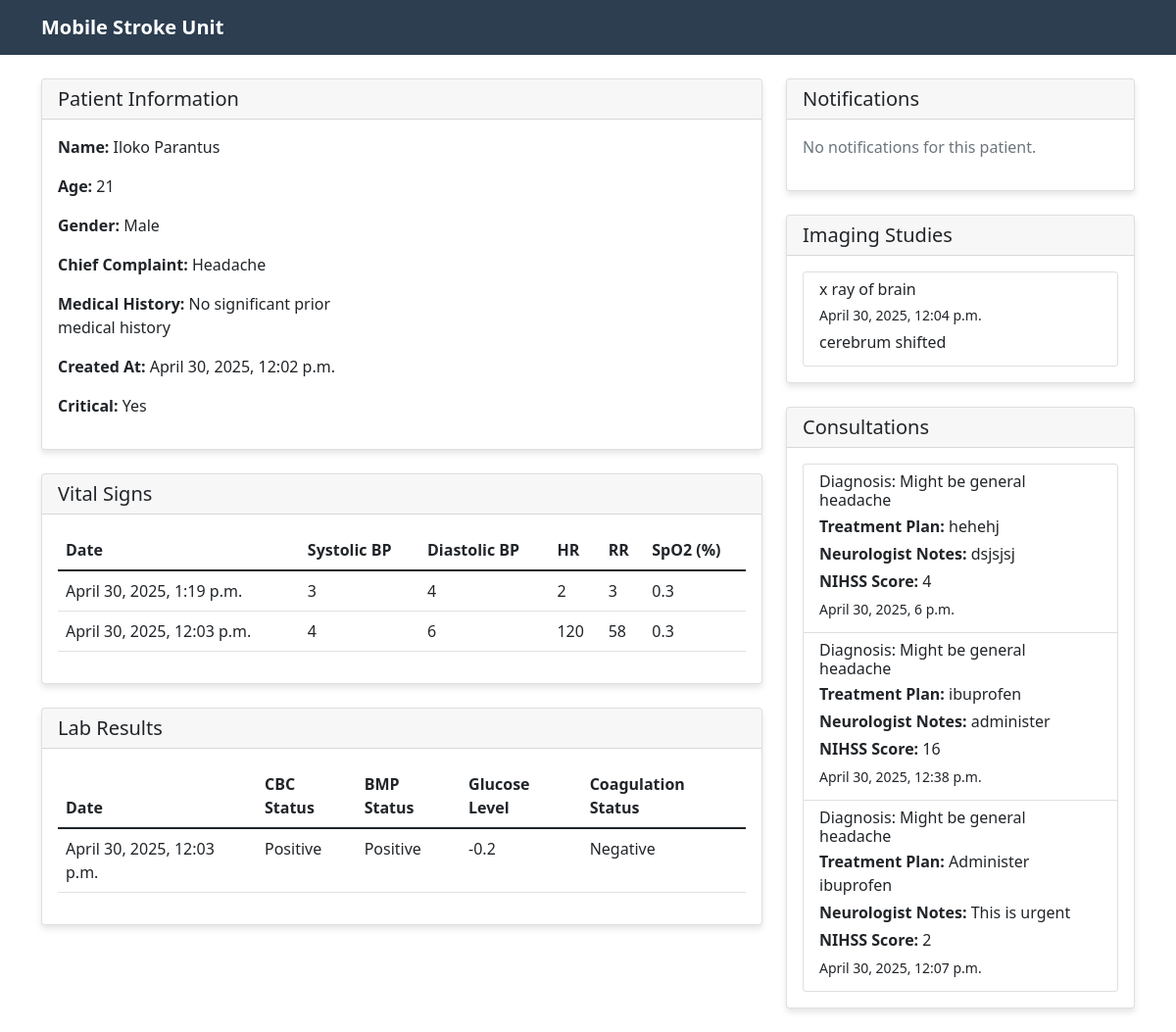
The page /core/patient/2/ on the database its author committed.
### core/models.py (models this page shows, shortened)
class Patient(models.Model):
    name = models.CharField(max_length=100)
    age = models.IntegerField(validators=[MinValueValidator(0), MaxValueValidator(150)])
    SEX_CHOICES = [
        ('M', 'Male'),
        ('F', 'Female'),
    ]
    sex = models.CharField(max_length=1, choices=SEX_CHOICES)
    chief_complaint = models.TextField()
    medical_history = models.TextField()
    created_at = models.DateTimeField(auto_now_add=True)
    is_critical = models.BooleanField(default=False)

class VitalSigns(models.Model):
    patient = models.ForeignKey(Patient, on_delete=models.CASCADE, related_name='vital_signs')
    systolic_bp = models.IntegerField()
    diastolic_bp = models.IntegerField()
    heart_rate = models.IntegerField()
    respiratory_rate = models.IntegerField()
    oxygen_saturation = models.DecimalField(max_digits=4, decimal_places=1)
    timestamp = models.DateTimeField(auto_now_add=True)

class LabResults(models.Model):
    patient = models.ForeignKey(Patient, on_delete=models.CASCADE, related_name='lab_results')
    cbc_status = models.CharField(max_length=50)
    bmp_status = models.CharField(max_length=50)
    glucose_level = models.DecimalField(max_digits=5, decimal_places=1, null=True, blank=True)
    coagulation_status = models.CharField(max_length=50)
    timestamp = models.DateTimeField(auto_now_add=True)

class ImagingStudy(models.Model):
    patient = models.ForeignKey(Patient, on_delete=models.CASCADE, related_name='imaging_studies')
    study_type = models.CharField(max_length=50)
    findings = models.TextField()
    image_url = models.URLField(null=True, blank=True)
    timestamp = models.DateTimeField(auto_now_add=True)

class Consultation(models.Model):
    patient = models.ForeignKey(Patient, on_delete=models.CASCADE, related_name='consultations')
    diagnosis = models.CharField(max_length=200)
    treatment_plan = models.TextField()
    neurologist_notes = models.TextField()
    timestamp = models.DateTimeField(auto_now_add=True)
    NIHSS_score = models.IntegerField(validators=[MinValueValidator(0), MaxValueValidator(42)])

### core/views.py (the view)
# urls.py: path('patient/<int:pk>/', views.PatientDetailView.as_view(), name='patient-detail'),
class PatientDetailView(DetailView):
    model = Patient
    template_name = 'core/patient_detail.html'
    def get_context_data(self, **kwargs):
        context = super().get_context_data(**kwargs)
        patient = self.get_object()
        context['role'] = self.request.session.get('role')
        context['vitals'] = patient.vital_signs.all().order_by('-timestamp')
        context['labs'] = patient.lab_results.all().order_by('-timestamp')
        context['imaging_studies'] = patient.imaging_studies.all().order_by('-timestamp')
        context['consultations'] = patient.consultations.all().order_by('-timestamp')
        context['notifications'] = patient.notifications.filter(is_read=False)
        context['vital_signs_form'] = VitalSignsForm()
        context['lab_results_form'] = LabResultsForm()
        context['imaging_study_form'] = ImagingStudyForm()
        context['consultation_form'] = ConsultationForm()
        return context

### core/templates/core/patient_detail.html (shortened to what this page needs)
{% extends 'core/base.html' %}
{% block content %}
<div class="row">
    <div class="col-md-8">
        <div class="card mb-4">
            <div class="card-header">
                <h5 class="card-title mb-0">Patient Information</h5>
            </div>
            <div class="card-body">
                <div class="row">
                    <div class="col-md-6">
                        <p><strong>Name:</strong> {{ patient.name }}</p>
                        <p><strong>Age:</strong> {{ patient.age }}</p>
                        <p><strong>Gender:</strong> {{ patient.get_sex_display }}</p>
                        <p><strong>Chief Complaint:</strong> {{ patient.chief_complaint }}</p>
                        <p><strong>Medical History:</strong> {{ patient.medical_history }}</p>
                        <p><strong>Created At:</strong> {{ patient.created_at }}</p>
                        <p><strong>Critical:</strong> {{ patient.is_critical|yesno:"Yes,No" }}</p>
                    </div>
                </div>
            </div>
        </div>
        <div class="card mb-4">
            <div class="card-header">
                <h5 class="card-title mb-0">Vital Signs</h5>
            </div>
            <div class="card-body">
                <div class="table-responsive">
                    <table class="table">
                        <thead>
                            <tr>
                                <th>Date</th>
                                <th>Systolic BP</th>
                                <th>Diastolic BP</th>
                                <th>HR</th>
                                <th>RR</th>
                                <th>SpO2 (%)</th>
                            </tr>
                        </thead>
                        <tbody>
                            {% for vital in vitals %}
                            <tr>
                                <td>{{ vital.timestamp }}</td>
                                <td>{{ vital.systolic_bp }}</td>
                                <td>{{ vital.diastolic_bp }}</td>
                                <td>{{ vital.heart_rate }}</td>
                                <td>{{ vital.respiratory_rate }}</td>
                                <td>{{ vital.oxygen_saturation }}</td>
                            </tr>
                            {% endfor %}
                        </tbody>
                    </table>
                </div>
            </div>
        </div>
        <div class="card mb-4">
            <div class="card-header">
                <h5 class="card-title mb-0">Lab Results</h5>
            </div>
            <div class="card-body">
                <div class="table-responsive">
                    <table class="table">
                        <thead>
                            <tr>
                                <th>Date</th>
                                <th>CBC Status</th>
                                <th>BMP Status</th>
                                <th>Glucose Level</th>
                                <th>Coagulation Status</th>
                            </tr>
                        </thead>
                        <tbody>
                            {% for lab in labs %}
                            <tr>
                                <td>{{ lab.timestamp }}</td>
                                <td>{{ lab.cbc_status }}</td>
                                <td>{{ lab.bmp_status }}</td>
                                <td>{{ lab.glucose_level }}</td>
                                <td>{{ lab.coagulation_status }}</td>
                            </tr>
                            {% endfor %}
                        </tbody>
                    </table>
                </div>
            </div>
        </div>
    </div>
    <div class="col-md-4">
        <div class="card mb-4">
            <div class="card-header">
                <h5 class="card-title mb-0">Notifications</h5>
            </div>
            <div class="card-body">
                {% if notifications %}
                <div class="list-group">
                    {% for notification in notifications %}
                    <div class="list-group-item notification-item {{ notification.severity }}">
                        <div class="d-flex justify-content-between">
                            <strong>{{ notification.title }}</strong>
                            <small>{{ notification.created_at|timesince }} ago</small>
                        </div>
                        <p class="mb-0">{{ notification.message }}</p>
                        {% if not notification.is_read %}
                        <form method="post" action="{% url 'mark-notification-read' notification.id %}" class="mt-2">
                            {% csrf_token %}
                            <button type="submit" class="btn btn-sm btn-outline-primary">Mark as Read</button>
                        </form>
                        {% endif %}
                    </div>
                    {% endfor %}
                </div>
                {% else %}
                <p class="text-muted">No notifications for this patient.</p>
                {% endif %}
            </div>
        </div>
        <div class="card mb-4">
            <div class="card-header">
                <h5 class="card-title mb-0">Imaging Studies</h5>
            </div>
            <div class="card-body">
                <div class="list-group">
                    {% for study in imaging_studies %}
                    <div class="list-group-item">
                        <h6 class="mb-1">{{ study.study_type }}</h6>
                        <p class="mb-1"><small>{{ study.timestamp }}</small></p>
                        <p class="mb-1">{{ study.findings }}</p>
                    </div>
                    {% endfor %}
                </div>
            </div>
        </div>
        <div class="card mb-4">
            <div class="card-header">
                <h5 class="card-title mb-0">Consultations</h5>
            </div>
            <div class="card-body">
                <div class="list-group">
                    {% for consult in consultations %}
                    <div class="list-group-item">
                        <h6 class="mb-1">Diagnosis: {{ consult.diagnosis }}</h6>
                        <p class="mb-1"><strong>Treatment Plan:</strong> {{ consult.treatment_plan }}</p>
                        <p class="mb-1"><strong>Neurologist Notes:</strong> {{ consult.neurologist_notes }}</p>
                        <p class="mb-1"><strong>NIHSS Score:</strong> {{ consult.NIHSS_score }}</p>
                        <p class="mb-1"><small>{{ consult.timestamp }}</small></p>
                    </div>
                    {% endfor %}
                </div>
            </div>
        </div>
    </div>
</div>
{% endblock %}

### core/templates/core/base.html (style rules this page uses)
.card { box-shadow: 0 4px 6px rgba(0,0,0,0.1); margin-bottom: 20px; }

### rows shown on the page
Patient: name "Iloko Parantus", age "21", sex "Male", chief_complaint "Headache", medical_history "No significant prior medical history", created_at "April 30, 2025, 12:02 p.m.", is_critical "Yes"
VitalSigns: timestamp "April 30, 2025, 1:19 p.m.", systolic_bp "3", diastolic_bp "4", heart_rate "2", respiratory_rate "3", oxygen_saturation "0.3"
VitalSigns: timestamp "April 30, 2025, 12:03 p.m.", systolic_bp "4", diastolic_bp "6", heart_rate "120", respiratory_rate "58", oxygen_saturation "0.3"
LabResults: timestamp "April 30, 2025, 12:03 p.m.", cbc_status "Positive", bmp_status "Positive", glucose_level "-0.2", coagulation_status "Negative"
ImagingStudy: study_type "x ray of brain", timestamp "April 30, 2025, 12:04 p.m.", findings "cerebrum shifted"
Consultation: diagnosis "Might be general headache", treatment_plan "hehehj", neurologist_notes "dsjsjsj", NIHSS_score "4", timestamp "April 30, 2025, 6 p.m."
Consultation: diagnosis "Might be general headache", treatment_plan "ibuprofen", neurologist_notes "administer", NIHSS_score "16", timestamp "April 30, 2025, 12:38 p.m."
Consultation: diagnosis "Might be general headache", treatment_plan "Administer ibuprofen", neurologist_notes "This is urgent", NIHSS_score "2", timestamp "April 30, 2025, 12:07 p.m."
